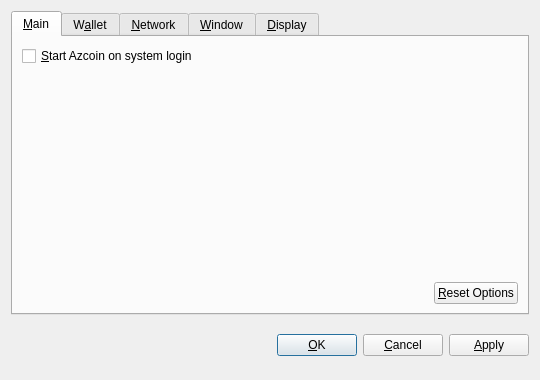
<?xml version="1.0" encoding="UTF-8"?>
<ui version="4.0">
 <class>OptionsDialog</class>
 <widget class="QDialog" name="OptionsDialog">
  <property name="geometry">
   <rect>
    <x>0</x>
    <y>0</y>
    <width>540</width>
    <height>380</height>
   </rect>
  </property>
  <property name="windowTitle">
   <string>Options</string>
  </property>
  <property name="modal">
   <bool>true</bool>
  </property>
  <layout class="QVBoxLayout" name="verticalLayout">
   <item>
    <widget class="QTabWidget" name="tabWidget">
     <property name="tabPosition">
      <enum>QTabWidget::North</enum>
     </property>
     <property name="currentIndex">
      <number>0</number>
     </property>
     <widget class="QWidget" name="tabMain">
      <attribute name="title">
       <string>&amp;Main</string>
      </attribute>
      <layout class="QVBoxLayout" name="verticalLayout_Main">
       <item>
        <widget class="QCheckBox" name="bitcoinAtStartup">
         <property name="toolTip">
          <string>Automatically start Azcoin after logging in to the system.</string>
         </property>
         <property name="text">
          <string>&amp;Start Azcoin on system login</string>
         </property>
        </widget>
       </item>
       <item>
        <spacer name="verticalSpacer_Main">
         <property name="orientation">
          <enum>Qt::Vertical</enum>
         </property>
         <property name="sizeHint" stdset="0">
          <size>
           <width>20</width>
           <height>40</height>
          </size>
         </property>
        </spacer>
       </item>
       <item>
        <layout class="QHBoxLayout" name="horizontalLayout_2_Main">
         <item>
          <spacer name="horizontalSpacer_2_Main">
           <property name="orientation">
            <enum>Qt::Horizontal</enum>
           </property>
           <property name="sizeHint" stdset="0">
            <size>
             <width>40</width>
             <height>20</height>
            </size>
           </property>
          </spacer>
         </item>
         <item>
          <widget class="QPushButton" name="resetButton">
           <property name="toolTip">
            <string>Reset all client options to default.</string>
           </property>
           <property name="text">
            <string>&amp;Reset Options</string>
           </property>
           <property name="autoDefault">
            <bool>false</bool>
           </property>
          </widget>
         </item>
        </layout>
       </item>
      </layout>
     </widget>
     <widget class="QWidget" name="tabWallet">
      <attribute name="title">
       <string>W&amp;allet</string>
      </attribute>
      <layout class="QVBoxLayout" name="verticalLayout_Network">
       <item>
        <widget class="QLabel" name="transactionFeeInfoLabel">
         <property name="text">
          <string>Optional transaction fee per kB that helps make sure your transactions are processed quickly. Most transactions are 1 kB.</string>
         </property>
         <property name="textFormat">
          <enum>Qt::PlainText</enum>
         </property>
         <property name="wordWrap">
          <bool>true</bool>
         </property>
        </widget>
       </item>
       <item>
        <layout class="QHBoxLayout" name="horizontalLayout_1_Main">
         <item>
          <widget class="QLabel" name="transactionFeeLabel">
           <property name="text">
            <string>Pay transaction &amp;fee</string>
           </property>
           <property name="textFormat">
            <enum>Qt::PlainText</enum>
           </property>
           <property name="buddy">
            <cstring>transactionFee</cstring>
           </property>
          </widget>
         </item>
         <item>
          <widget class="BitcoinAmountField" name="transactionFee"/>
         </item>
         <item>
          <spacer name="horizontalSpacer_1_Main">
           <property name="orientation">
            <enum>Qt::Horizontal</enum>
           </property>
           <property name="sizeHint" stdset="0">
            <size>
             <width>40</width>
             <height>20</height>
            </size>
           </property>
          </spacer>
         </item>
        </layout>
       </item>
       <item>
        <widget class="QLabel" name="label">
         <property name="text">
          <string>If you disable the spending of unconfirmed change, the change from a transaction cannot be used until that transaction has at least one confirmation. This also affects how your balance is computed.</string>
         </property>
         <property name="wordWrap">
          <bool>true</bool>
         </property>
        </widget>
       </item>
       <item>
        <widget class="QCheckBox" name="spendZeroConfChange">
         <property name="text">
          <string>Spend unconfirmed change  (experts only)</string>
         </property>
        </widget>
       </item>
       <item>
        <spacer name="verticalSpacer">
         <property name="orientation">
          <enum>Qt::Vertical</enum>
         </property>
         <property name="sizeHint" stdset="0">
          <size>
           <width>20</width>
           <height>40</height>
          </size>
         </property>
        </spacer>
       </item>
      </layout>
     </widget>
     <widget class="QWidget" name="tabNetwork">
      <attribute name="title">
       <string>&amp;Network</string>
      </attribute>
      <layout class="QVBoxLayout" name="verticalLayout_Network">
       <item>
        <widget class="QCheckBox" name="mapPortUpnp">
         <property name="toolTip">
          <string>Automatically open the Azcoin client port on the router. This only works when your router supports UPnP and it is enabled.</string>
         </property>
         <property name="text">
          <string>Map port using &amp;UPnP</string>
         </property>
        </widget>
       </item>
       <item>
        <widget class="QCheckBox" name="connectSocks">
         <property name="toolTip">
          <string>Connect to the Azcoin network through a SOCKS proxy (e.g. when connecting through Tor).</string>
         </property>
         <property name="text">
          <string>&amp;Connect through SOCKS proxy:</string>
         </property>
        </widget>
       </item>
       <item>
        <layout class="QHBoxLayout" name="horizontalLayout_Network">
         <item>
          <widget class="QLabel" name="proxyIpLabel">
           <property name="text">
            <string>Proxy &amp;IP:</string>
           </property>
           <property name="textFormat">
            <enum>Qt::PlainText</enum>
           </property>
           <property name="buddy">
            <cstring>proxyIp</cstring>
           </property>
          </widget>
         </item>
         <item>
          <widget class="QValidatedLineEdit" name="proxyIp">
           <property name="maximumSize">
            <size>
             <width>140</width>
             <height>16777215</height>
            </size>
           </property>
           <property name="toolTip">
            <string>IP address of the proxy (e.g. 127.0.0.1)</string>
           </property>
          </widget>
         </item>
         <item>
          <widget class="QLabel" name="proxyPortLabel">
           <property name="text">
            <string>&amp;Port:</string>
           </property>
           <property name="textFormat">
            <enum>Qt::PlainText</enum>
           </property>
           <property name="buddy">
            <cstring>proxyPort</cstring>
           </property>
          </widget>
         </item>
         <item>
          <widget class="QLineEdit" name="proxyPort">
           <property name="maximumSize">
            <size>
             <width>55</width>
             <height>16777215</height>
            </size>
           </property>
           <property name="toolTip">
            <string>Port of the proxy (e.g. 9050)</string>
           </property>
          </widget>
         </item>
         <item>
          <widget class="QLabel" name="socksVersionLabel">
           <property name="text">
            <string>SOCKS &amp;Version:</string>
           </property>
           <property name="textFormat">
            <enum>Qt::PlainText</enum>
           </property>
           <property name="buddy">
            <cstring>socksVersion</cstring>
           </property>
          </widget>
         </item>
         <item>
          <widget class="QValueComboBox" name="socksVersion">
           <property name="toolTip">
            <string>SOCKS version of the proxy (e.g. 5)</string>
           </property>
          </widget>
         </item>
         <item>
          <spacer name="horizontalSpacer_Network">
           <property name="orientation">
            <enum>Qt::Horizontal</enum>
           </property>
           <property name="sizeHint" stdset="0">
            <size>
             <width>40</width>
             <height>20</height>
            </size>
           </property>
          </spacer>
         </item>
        </layout>
       </item>
       <item>
        <spacer name="verticalSpacer_Network">
         <property name="orientation">
          <enum>Qt::Vertical</enum>
         </property>
         <property name="sizeHint" stdset="0">
          <size>
           <width>20</width>
           <height>40</height>
          </size>
         </property>
        </spacer>
       </item>
      </layout>
     </widget>
     <widget class="QWidget" name="tabWindow">
      <attribute name="title">
       <string>&amp;Window</string>
      </attribute>
      <layout class="QVBoxLayout" name="verticalLayout_Window">
       <item>
        <widget class="QCheckBox" name="minimizeToTray">
         <property name="toolTip">
          <string>Show only a tray icon after minimizing the window.</string>
         </property>
         <property name="text">
          <string>&amp;Minimize to the tray instead of the taskbar</string>
         </property>
        </widget>
       </item>
       <item>
        <widget class="QCheckBox" name="minimizeOnClose">
         <property name="toolTip">
          <string>Minimize instead of exit the application when the window is closed. When this option is enabled, the application will be closed only after selecting Quit in the menu.</string>
         </property>
         <property name="text">
          <string>M&amp;inimize on close</string>
         </property>
        </widget>
       </item>
       <item>
        <spacer name="verticalSpacer_Window">
         <property name="orientation">
          <enum>Qt::Vertical</enum>
         </property>
         <property name="sizeHint" stdset="0">
          <size>
           <width>20</width>
           <height>40</height>
          </size>
         </property>
        </spacer>
       </item>
      </layout>
     </widget>
     <widget class="QWidget" name="tabDisplay">
      <attribute name="title">
       <string>&amp;Display</string>
      </attribute>
      <layout class="QVBoxLayout" name="verticalLayout_Display">
       <item>
        <layout class="QHBoxLayout" name="horizontalLayout_1_Display">
         <item>
          <widget class="QLabel" name="langLabel">
           <property name="text">
            <string>User Interface &amp;language:</string>
           </property>
           <property name="textFormat">
            <enum>Qt::PlainText</enum>
           </property>
           <property name="buddy">
            <cstring>lang</cstring>
           </property>
          </widget>
         </item>
         <item>
          <widget class="QValueComboBox" name="lang">
           <property name="toolTip">
            <string>The user interface language can be set here. This setting will take effect after restarting Azcoin.</string>
           </property>
          </widget>
         </item>
        </layout>
       </item>
       <item>
        <layout class="QHBoxLayout" name="horizontalLayout_2_Display">
         <item>
          <widget class="QLabel" name="unitLabel">
           <property name="text">
            <string>&amp;Unit to show amounts in:</string>
           </property>
           <property name="textFormat">
            <enum>Qt::PlainText</enum>
           </property>
           <property name="buddy">
            <cstring>unit</cstring>
           </property>
          </widget>
         </item>
         <item>
          <widget class="QValueComboBox" name="unit">
           <property name="toolTip">
            <string>Choose the default subdivision unit to show in the interface and when sending coins.</string>
           </property>
          </widget>
         </item>
        </layout>
       </item>
       <item>
        <widget class="QCheckBox" name="displayAddresses">
         <property name="toolTip">
          <string>Whether to show Azcoin addresses in the transaction list or not.</string>
         </property>
         <property name="text">
          <string>&amp;Display addresses in transaction list</string>
         </property>
        </widget>
       </item>
       <item>
        <widget class="QCheckBox" name="coinControlFeatures">
         <property name="toolTip">
          <string>Whether to show coin control features or not.</string>
         </property>
         <property name="text">
          <string>Display coin &amp;control features (experts only!)</string>
         </property>
        </widget>
       </item>
       <item>
        <spacer name="verticalSpacer_Display">
         <property name="orientation">
          <enum>Qt::Vertical</enum>
         </property>
         <property name="sizeHint" stdset="0">
          <size>
           <width>20</width>
           <height>40</height>
          </size>
         </property>
        </spacer>
       </item>
      </layout>
     </widget>
    </widget>
   </item>
   <item>
    <layout class="QHBoxLayout" name="horizontalLayout_Buttons">
     <item>
      <spacer name="horizontalSpacer_1">
       <property name="orientation">
        <enum>Qt::Horizontal</enum>
       </property>
       <property name="sizeHint" stdset="0">
        <size>
         <width>40</width>
         <height>48</height>
        </size>
       </property>
      </spacer>
     </item>
     <item>
      <widget class="QLabel" name="statusLabel">
       <property name="font">
        <font>
         <weight>75</weight>
         <bold>true</bold>
        </font>
       </property>
       <property name="text">
        <string/>
       </property>
       <property name="textFormat">
        <enum>Qt::PlainText</enum>
       </property>
       <property name="wordWrap">
        <bool>true</bool>
       </property>
      </widget>
     </item>
     <item>
      <spacer name="horizontalSpacer_2">
       <property name="orientation">
        <enum>Qt::Horizontal</enum>
       </property>
       <property name="sizeHint" stdset="0">
        <size>
         <width>40</width>
         <height>48</height>
        </size>
       </property>
      </spacer>
     </item>
     <item>
      <widget class="QPushButton" name="okButton">
       <property name="text">
        <string>&amp;OK</string>
       </property>
      </widget>
     </item>
     <item>
      <widget class="QPushButton" name="cancelButton">
       <property name="text">
        <string>&amp;Cancel</string>
       </property>
       <property name="autoDefault">
        <bool>false</bool>
       </property>
      </widget>
     </item>
     <item>
      <widget class="QPushButton" name="applyButton">
       <property name="text">
        <string>&amp;Apply</string>
       </property>
       <property name="autoDefault">
        <bool>false</bool>
       </property>
      </widget>
     </item>
    </layout>
   </item>
  </layout>
 </widget>
 <customwidgets>
  <customwidget>
   <class>BitcoinAmountField</class>
   <extends>QSpinBox</extends>
   <header>bitcoinamountfield.h</header>
  </customwidget>
  <customwidget>
   <class>QValueComboBox</class>
   <extends>QComboBox</extends>
   <header>qvaluecombobox.h</header>
  </customwidget>
  <customwidget>
   <class>QValidatedLineEdit</class>
   <extends>QLineEdit</extends>
   <header>qvalidatedlineedit.h</header>
  </customwidget>
 </customwidgets>
 <resources/>
 <connections/>
</ui>
